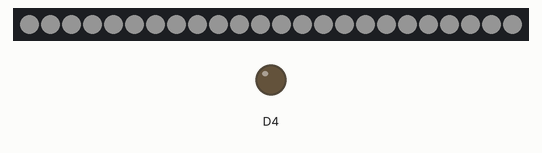
A sketch run on a simulated ESP8266 (NodeMCU). Shown: 24 RGB LEDs in strip order, left to right, output pins drawn as LEDs (lit = HIGH). Dim RGB values are drawn brighter than linear; WiFi joins after 1.5 s; servers stay silent unless stated; storage starts empty; no MQTT or app messages arrive unless stated.

Above: at 2.1 s.
At 5.1 s:
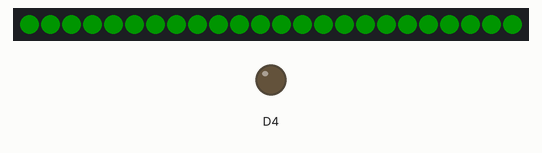

The sketch:

airqualitylantern.ino
```cpp
#define AQTESTINGTIME   60000 // publish air quality every 60s

#define WIFI_SSID       "WIFI_SSID"
#define WIFI_PASSWORD   "WIFI_PASSWORD"

/*
  sign up for an MQTT account:
    https://www.cloudmqtt.com/ or
    https://learn.adafruit.com/adafruit-io/mqtt-api or
    roll your own: http://www.hivemq.com/blog/mqtt-essentials-part-1-introducing-mqtt
*/
#define MQTT_SERVER     "SERVER_ADDRESS"
#define MQTT_USER       "MQTT_USERNAME"
#define MQTT_PASSWORD   "MQTT_PASSWORD"
#define MQTT_TCP_PORT   1883

#define PUBLISHCHANNEL  "lantern/airquality"
#define SUBSCRIBEMODE   "lantern/settings"

//Uncomment this to see additional debugging information
//#define DEBUG_LANTERN   true


//   Do not modify below this line   \\
#include "libs/config.h"
#include "libs/PMS3003A.h"
#include "libs/modes.h"
#include "libs/leds.h"
#include "libs/air_quality_visualizer.h"
#include "libs/connecting_visualizer.h"

#include <ESP8266WiFi.h>
#include <ArduinoJson.h>
#include <ESP8266httpUpdate.h>
#include <SoftwareSerial.h>
#include <PubSubClient.h>

unsigned int lanternMode = CONNECTING;

#define VERSION   "1.0.0"
#define TYPE      "lantern"
#define ID        ESP.getChipId()

Config config;
PMS3003A sensor;
Leds leds;
VisualizerAirQuality visualizerAirQuality;
VisualizerConnecting visualizerConnecting;


void setup() {
  pinMode(BUILTIN_LED, OUTPUT);     // Initialize the BUILTIN_LED pin as an output

  #ifdef DEBUG_LANTERN
  Serial.begin(9600);
  Serial.setDebugOutput(true);
  #endif

  config.load();
  setup_PMS();
  leds.setup();
  visualizerAirQuality.setup(sensor, leds, config);
  visualizerConnecting.setup(leds);
  setup_wifi();
  setup_mqtt();
}


void loop() {
  AQ_loop();
  mqtt_loop();
  loop_PMS();

  switch(lanternMode) {
    case CONNECTED:
      visualizerAirQuality.loop();
      break;
    default:
      visualizerConnecting.loop();
  }
}
```

monitor.ino
```cpp
unsigned long AQlastMsg = 0;

void AQ_loop() {
  unsigned long now = millis();

  if (now - AQlastMsg > AQTESTINGTIME) {
    mqtt_send();
    AQlastMsg = now;
  }
}
```

mqtt.ino
```cpp
#define MQTT_MAX_PACKET_SIZE  256

char clientID[32];
WiFiClient espClient;
PubSubClient client(espClient);
long lastReconnectAttempt = 0;

boolean reconnect() {
  if (client.connect(clientID, MQTT_USER, MQTT_PASSWORD, "/lwt", 0, 0, "offline")) {
    client.subscribe(SUBSCRIBEMODE);
  }
  return client.connected();
}


void mqtt_loop() {
  if (!client.connected()) {
    lanternMode = CONNECTING;
    long now = millis();

    if (now - lastReconnectAttempt > 5000) {
      lastReconnectAttempt = now;
      // Attempt to reconnect
      if (reconnect()) {
        lastReconnectAttempt = 0;
      }
    }
  } else {
    // Client connected
    lanternMode = CONNECTED;
    client.loop();
  }
}


void mqtt_send() {
  StaticJsonBuffer<256> jsonBuffer;
  JsonObject& root = jsonBuffer.createObject();
  root["lanternID"] = (long)ID;
  JsonObject& sensorValues = root.createNestedObject("sensorValues");
  sensorValues["pm1"] = sensor.pm1;
  sensorValues["pm2.5"] = sensor.pm2_5;
  sensorValues["pm10"] = sensor.pm10;

  char buffer[256];
  root.printTo(buffer, sizeof(buffer));

  client.publish(PUBLISHCHANNEL, buffer);
}


void callback(char* topic, byte* payload, unsigned int length) {
  char incoming[256];

  for (int i = 0; i < length; i++) {
    incoming[i] = (char) payload[i];
  }

  //assume we will receive a json buffer
  StaticJsonBuffer<256> jsonBuffer;
  JsonObject& root = jsonBuffer.parseObject(incoming);

  const char* lanternID = root["lanternID"];
  unsigned int mode = root["mode"];

  if ((String)topic == (String)SUBSCRIBEMODE && (String)lanternID ==  (String)clientID) {
    if (root["mode"] != NULL) {
      lanternMode = mode;
    }

    if (root["threshold"] != NULL) {
      config.setThreshold(root["threshold"]);
    }
  }
}


void setup_mqtt() {
  ltoa(ID, clientID, 10);
  client.setServer(MQTT_SERVER, MQTT_TCP_PORT);
  client.setCallback(callback);
  lastReconnectAttempt = 0;
}
```

sensor.ino
```cpp
// D5: Software Serial Rx
// D7: Software Serial Tx - dont connect

SoftwareSerial swSer(D5, D7, false, 256);

void setup_PMS() {
  swSer.begin(9600);
}


void loop_PMS() {
  if (swSer.available()) {
    swSer.readBytes(sensor.buf,sensor.len);

    if (sensor.buf[0] == 0x42 && sensor.buf[1] == 0x4d) {
      if (sensor.update()) {
        #ifdef DEBUG_LANTERN
          Serial.print("pm1: \t");
          Serial.print(sensor.pm1);
          Serial.print("\t pm2.5: \t");
          Serial.print(sensor.pm2_5);
          Serial.print("\t pm10: \t");
          Serial.println(sensor.pm10);
        #endif
      }
    } else {
      // discard one more byte
      swSer.readBytes(sensor.buf,1);
    }
  }
}
```

wifi.ino
```cpp
void setup_wifi() {
  delay(10);

  // We start by connecting to a WiFi network
  #ifdef DEBUG_LANTERN
  Serial.println();
  Serial.print("Connecting to ");
  Serial.println(WIFI_SSID);
  #endif

  // WiFi.mode(WIFI_STA);
  WiFi.begin(WIFI_SSID, WIFI_PASSWORD);
  lanternMode = CONNECTING;

  while (WiFi.status() != WL_CONNECTED) {
    delay(500);

    #ifdef DEBUG_LANTERN
    Serial.print(".");
    #endif
  }

  lanternMode = CONNECTED;

  #ifdef DEBUG_LANTERN
  Serial.println();
  Serial.print("WiFi connected, IP address: ");
  Serial.println(WiFi.localIP());
  #endif
}
```

Measured:
- what the display in image 0 shows lasts 0.5 s, from 2.0 s to 2.5 s
